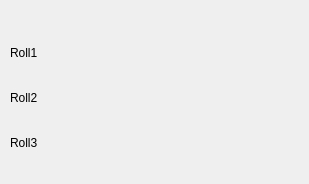
     <widget class="QWidget" name="page_4">
      <widget class="EditableSliderWidget" name="roll0Slider" native="true">
       <property name="geometry">
        <rect>
         <x>50</x>
         <y>45</y>
         <width>250</width>
         <height>40</height>
        </rect>
       </property>
      </widget>
      <widget class="EditableSliderWidget" name="roll1Slider" native="true">
       <property name="geometry">
        <rect>
         <x>50</x>
         <y>90</y>
         <width>250</width>
         <height>40</height>
        </rect>
       </property>
      </widget>
      <widget class="EditableSliderWidget" name="roll2Slider" native="true">
       <property name="geometry">
        <rect>
         <x>50</x>
         <y>135</y>
         <width>250</width>
         <height>40</height>
        </rect>
       </property>
      </widget>
      <widget class="QLabel" name="roll0Label">
       <property name="geometry">
        <rect>
         <x>10</x>
         <y>45</y>
         <width>40</width>
         <height>15</height>
        </rect>
       </property>
       <property name="text">
        <string>Roll1</string>
       </property>
      </widget>
      <widget class="QLabel" name="roll1Label">
       <property name="geometry">
        <rect>
         <x>10</x>
         <y>90</y>
         <width>40</width>
         <height>15</height>
        </rect>
       </property>
       <property name="text">
        <string>Roll2</string>
       </property>
      </widget>
      <widget class="QLabel" name="roll2Label">
       <property name="geometry">
        <rect>
         <x>10</x>
         <y>135</y>
         <width>40</width>
         <height>15</height>
        </rect>
       </property>
       <property name="text">
        <string>Roll3</string>
       </property>
      </widget>
     </widget>
